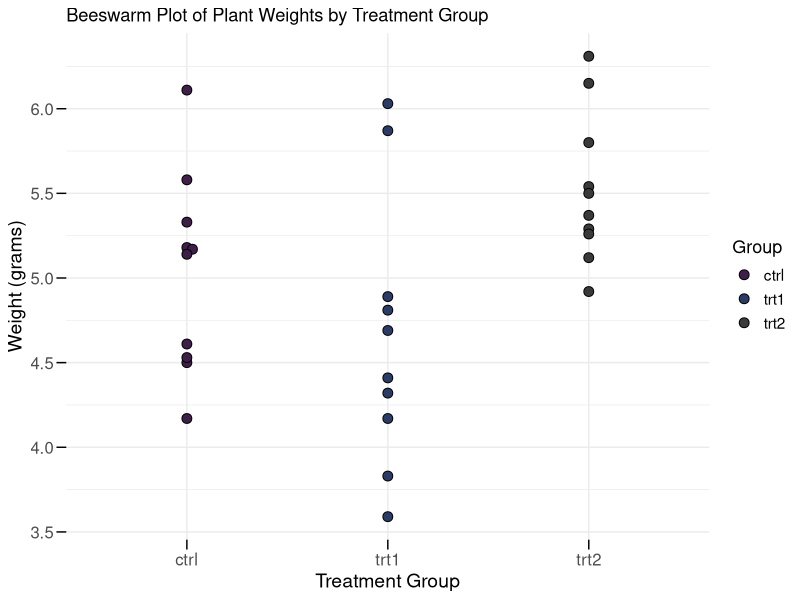

This chart was generated by the following R code:
#Load libraries
library(datasets)
library(tidyverse)
library(dplyr)
library(ggplot2)
library(ggbeeswarm)

#Import data
data("PlantGrowth")

#Create plot
ggplot(PlantGrowth, aes(x = group, y = weight, fill = group)) +
  geom_beeswarm(
    size = 3,             #Point size
    shape = 21,           #Filled circle
    color = "black",      #Border color
    priority = "density"  #Arrange points to avoid overlap
  ) +
  #Change colors
  scale_fill_manual(values = c("ctrl" = "#3E1F47", 
                               "trt1" = "#2A3B66", 
                               "trt2" = "#3A3A3C")) +
  #Change axis titles
  labs(title = "Beeswarm Plot of Plant Weights by Treatment Group",
       x = "Treatment Group",
       y = "Weight (grams)",
       fill = "Group") +
  theme_minimal() +
  #Change text sizes
  theme(
    axis.text.x = element_text(size = 12),      # x-axis tick labels
    axis.text.y = element_text(size = 12),      # y-axis tick labels
    axis.ticks.length = unit(0.25, "cm"),       # length of ticks
    axis.ticks = element_line(size = 0.5),      # thickness of ticks
    axis.title.x = element_text(size = 14),     # x-axis title
    axis.title.y = element_text(size = 14),     # y-axis title
    legend.title = element_text(size = 13),     # legend title
    legend.text = element_text(size = 11)       # legend items
  )
